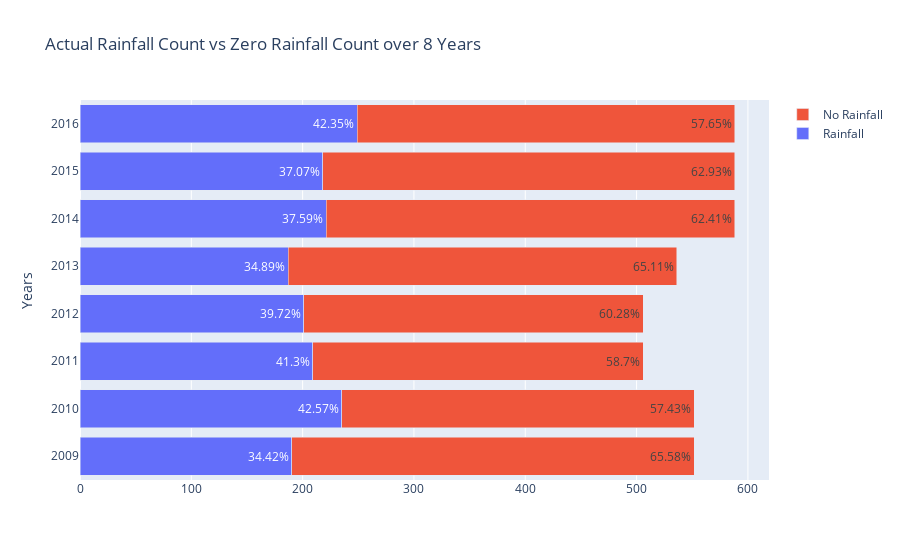

The code cell stored with this chart in its notebook:
### Markdown cell above
### Seperating rainfall greater than 0 mm & equal than 0 mm-plot in stacked bar chart

### Code cell
d = df_group[df_group['Rainfall'] > 0].groupby('Year').count() #seperating rainfall greater than 0 mm
more_rain = d['Rainfall']

c = df_group[df_group['Rainfall'] == 0].groupby('Year').count() #seperating rainfall equal than 0 mm
zero_rain = c['Rainfall']

percent = round((d/(d+c))*100,2)
p = percent['Rainfall'].astype(str)+'%'
p

a = (100-percent)
q = a['Rainfall'].astype(str)+'%'

second_plot =plot = go.Figure(data=[go.Bar(
    name = 'Rainfall',
    x = more_rain,
    text = p
   ),
                       go.Bar(
    name = 'No Rainfall',                       
    x = zero_rain,
    text = q                   
   )
])
 
plot.update_layout(
    title_text="Actual Rainfall Count vs Zero Rainfall Count over 8 Years"
)

plot.update_yaxes(
    title_text = "Years",
    ticktext = ['2009','2010','2011','2012','2013','2014','2015','2016'],
    tickvals= ['0','1','2','3','4','5','6','7']
)

plot.update_layout(barmode='stack')
                  
plot.show()

### Figure 1 — Plotly figure (JSON) as saved in the notebook; plotly's stock layout.template omitted (floating-point values rounded to 4 significant figures)
{"data": [{"name": "Rainfall", "text": ["34.42%", "42.57%", "41.3%", "39.72%", "34.89%", "37.59%", "37.07%", "42.35%"], "type": "bar", "x": [190, 235, 209, 201, 187, 221, 218, 249]}, {"name": "No Rainfall", "text": ["65.58%", "57.43%", "58.7%", "60.28%", "65.11%", "62.41%", "62.93%", "57.65%"], "type": "bar", "x": [362, 317, 297, 305, 349, 367, 370, 339]}], "layout": {"barmode": "stack", "title": {"text": "Actual Rainfall Count vs Zero Rainfall Count over 8 Years"}, "yaxis": {"ticktext": ["2009", "2010", "2011", "2012", "2013", "2014", "2015", "2016"], "tickvals": ["0", "1", "2", "3", "4", "5", "6", "7"], "title": {"text": "Years"}}}}
